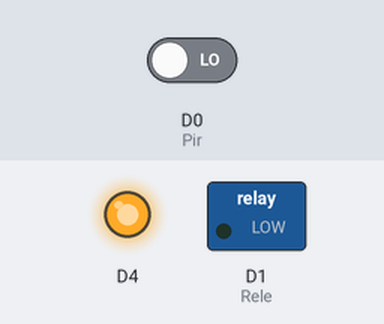
Bench run of a sketch on a simulated ESP8266 (NodeMCU). On the bench: switched loads named in the sketch (green lamp = pin HIGH), output pins drawn as LEDs (lit = HIGH, except the on-board LED, lit = LOW). The inputs (shaded band) are chosen by the test bench; at power-on: D0 (Pir) LOW.

Above: at 0.1 s.
At 0.6 s:
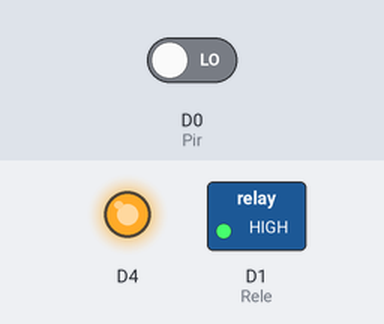
Timing chart, 0 to 2.1 s (numbered marks = the images above):
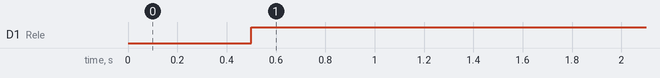

The sketch:

projeto.ino
```cpp
#define Pir D0
#define Rele D1
int WaitTime = 600000; // 10 minutos de tempo de espera
int OnTime = 60000; // 60 segundos de tempo On
int tempo = 0;
void setup() {
  pinMode (Pir, INPUT);
  pinMode(BUILTIN_LED, OUTPUT);
  digitalWrite(BUILTIN_LED, LOW);
  pinMode(Rele, OUTPUT);

}

void loop() {
 int state = digitalRead(Pir);
 delay (500);
 tempo = tempo + 500;
 if ((state == HIGH) and (tempo >= WaitTime)){
  digitalWrite(Rele, LOW);
  delay(OnTime);
  tempo = 0;
 }
 else{
    digitalWrite(Rele, HIGH);
 }

}
```

Measured:
- by itself, D1 (Rele): LOW → HIGH at 0.50 s
